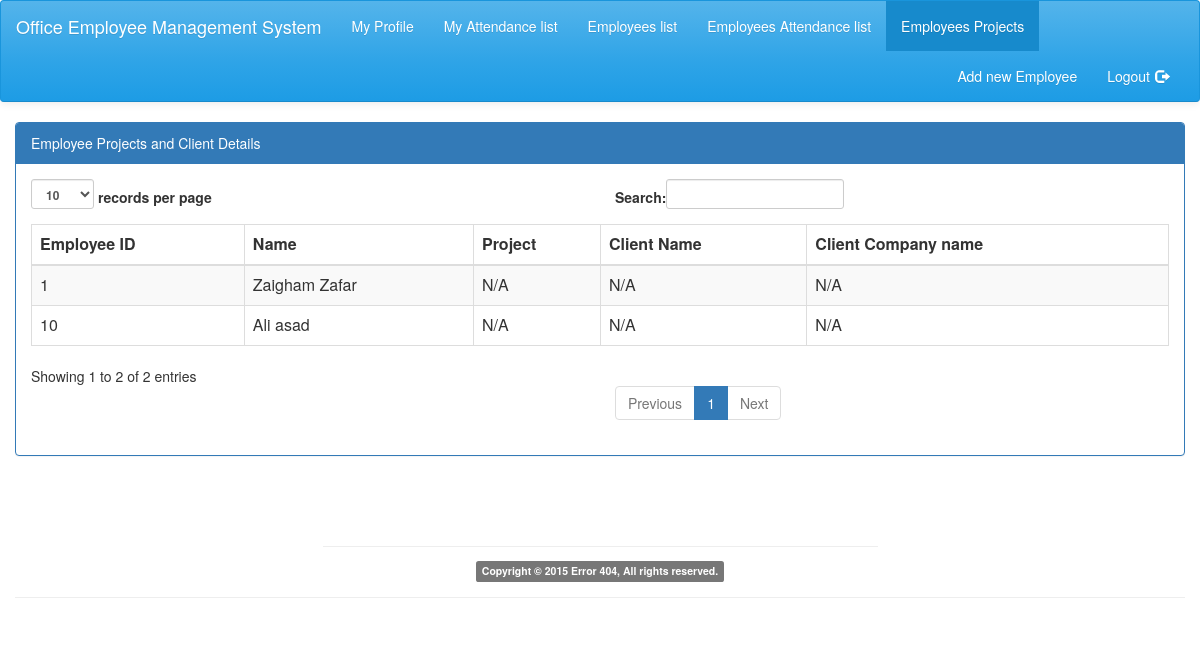
The app's page /index.php?page=checkEmployee (signed in), older data.
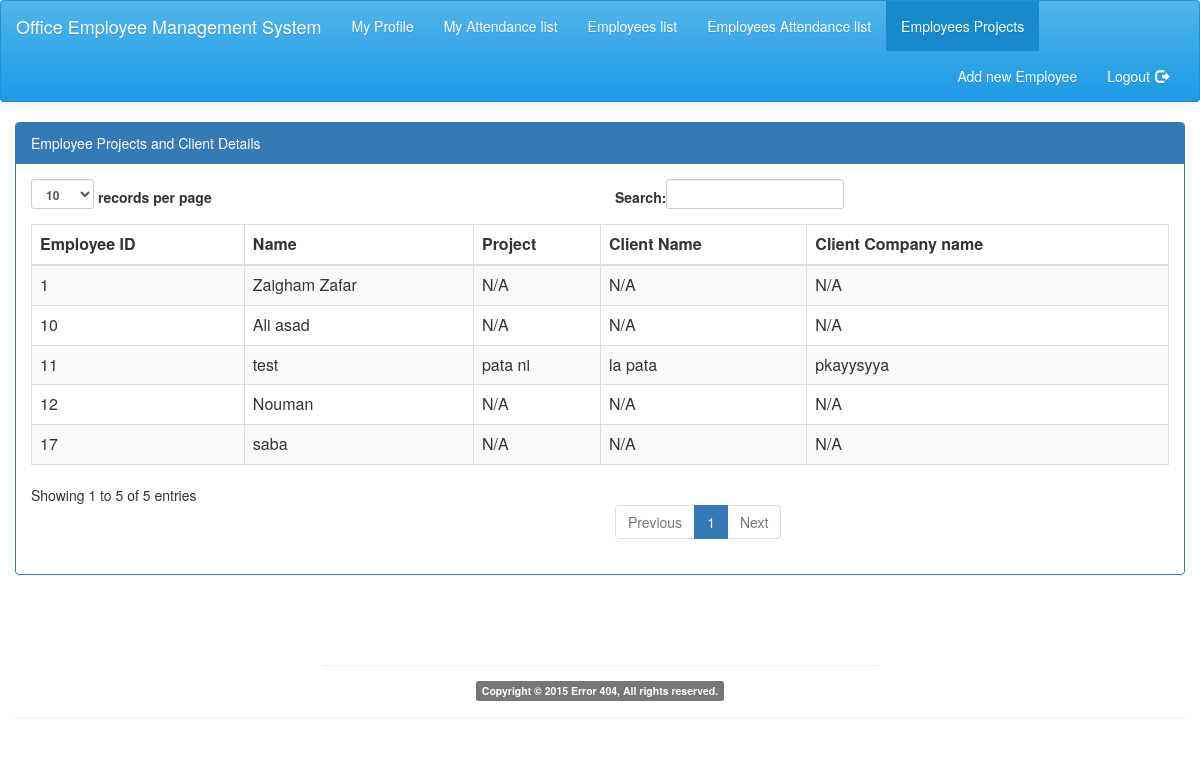
The same page, newer data.
### tables this page shows
CREATE TABLE IF NOT EXISTS `employees` (
  `id` int(11) NOT NULL,
  `name` varchar(30) NOT NULL,
  `phone` varchar(20) NOT NULL,
  `email` text NOT NULL,
  `jobtype` varchar(20) NOT NULL,
  `gender` varchar(10) NOT NULL,
  `address` varchar(50) NOT NULL,
  `added_by` int(11) NOT NULL,
  `Join_Date` date NOT NULL,
  `Lev_Date` date DEFAULT NULL,
  `status` char(1) NOT NULL,
  `client` varchar(30) DEFAULT NULL,
  `clientc` varchar(50) DEFAULT NULL,
  `project` varchar(50) DEFAULT NULL,
  `image` varchar(50) NOT NULL
);

### index.php (called while the page is built, shortened)
<?php
require("helpers.php");
if(isset($_GET['page']))
{
    $page = $_GET['page'];
}
else
    $page = "home";
render($page);
?>

### views/checkEmployee.php (the view, shortened to what this page needs)
            <div class="row">
                <div class="col-md-12">
                    <div class="panel panel-primary">
                            <div class="panel-heading">
                                Employee Projects and Client Details
                            </div>
                        <div class="panel-body">
                            <div class="table-responsive">
                                <table class="table table-striped table-bordered table-hover" id="dataTables-example">
                                    <thead>
                                        <tr>
                                            <th>Employee ID</th>
                                            <th>Name </th>
                                            <th>Project</th>
                                            <th>Client Name</th>
                                            <th>Client Company name</th>
                                        </tr>
                                    </thead>
                                    <tbody><div id="data">
                                        <?php
                      $result=query("select * from employees");
                                            while($row=mysql_fetch_array($result)){
                                                $project=$row['project'];
                                                $client=$row['client'];
                                                $clientc=$row['clientc'];
                                                if($project==null)
                                                { $project=" N/A ";
                                                  $client=" N/A ";
                                                  $clientc=" N/A ";
                                                }
                                                $output="<tr><td>".$row['id']."</td><td>".$row['name']."</td><td>".$project."</td><td>".$client."</td><td>".$clientc."</td></tr>";
                                            echo $output;
                                            }
?>
                                         </div>
                                    </tbody>
                                </table>
                            </div>
                        </div>
                    </div>
                 </div>
</div>

Row changes from the older to the newer data that the page shows:
added employees: id "11", name "test", project "pata ni", client "la pata", clientc "pkayysyya"
added employees: id "12", name "Nouman", project "N/A"
added employees: id "17", name "saba", project "N/A"
Text that changed along with them:
text written by a page script: "records per page Search: Showing 1 to 2 of 2 entries Previous 1 Next" → "records per page Search: Showing 1 to 5 of 5 entries Previous 1 Next"
